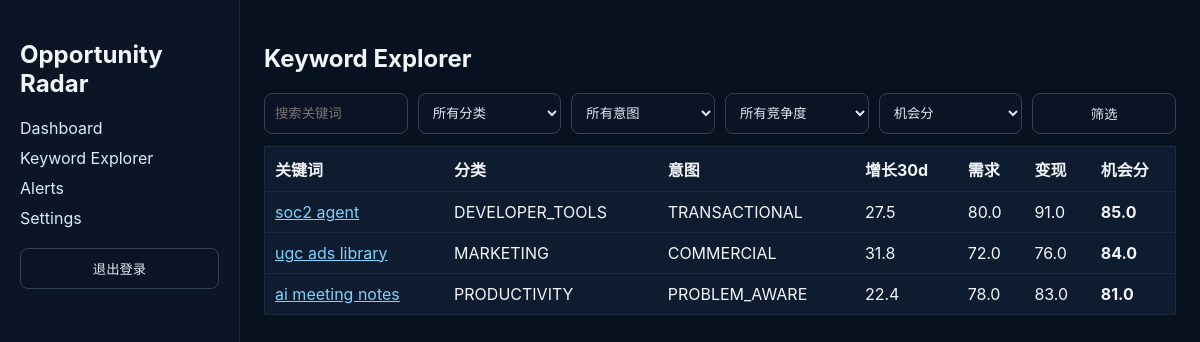
The app's page /keywords (signed in) with its own data.
### tables this page shows
CREATE TABLE keywords (
  id INTEGER PRIMARY KEY AUTOINCREMENT,
  slug TEXT NOT NULL UNIQUE,
  canonical_keyword TEXT NOT NULL UNIQUE,
  category TEXT NOT NULL,
  intent TEXT NOT NULL,
  trend_type TEXT NOT NULL,
  competition_level TEXT NOT NULL,
  product_type TEXT NOT NULL,
  region TEXT NOT NULL,
  language TEXT NOT NULL,
  description TEXT NOT NULL,
  trend_score REAL NOT NULL,
  demand_score REAL NOT NULL,
  competition_score REAL NOT NULL,
  monetization_score REAL NOT NULL,
  opportunity_score REAL NOT NULL,
  growth_30d REAL NOT NULL,
  growth_90d REAL NOT NULL,
  search_volume_estimate INTEGER NOT NULL,
  validation_count INTEGER NOT NULL,
  source_count INTEGER NOT NULL,
  long_tail_count INTEGER NOT NULL,
  cluster_id INTEGER NOT NULL,
  FOREIGN KEY(cluster_id) REFERENCES keyword_clusters(id)
);

### app.py (the view)
@app.route("/keywords")
@login_required
def keywords():
    db = get_db()
    search = request.args.get("search", "").strip().lower()
    category = request.args.get("category", "ALL")
    intent = request.args.get("intent", "ALL")
    competition = request.args.get("competition", "ALL")
    sort = request.args.get("sort", "opportunity")
    where = ["1=1"]
    params: list[object] = []
    if search:
        where.append("LOWER(canonical_keyword) LIKE ?")
        params.append(f"%{search}%")
    if category != "ALL":
        where.append("category=?")
        params.append(category)
    if intent != "ALL":
        where.append("intent=?")
        params.append(intent)
    if competition != "ALL":
        where.append("competition_level=?")
        params.append(competition)
    order_map = {
        "opportunity": "opportunity_score DESC",
        "growth": "growth_30d DESC",
        "demand": "demand_score DESC",
        "monetization": "monetization_score DESC",
    }
    sql = f"SELECT * FROM keywords WHERE {' AND '.join(where)} ORDER BY {order_map.get(sort, order_map['opportunity'])}"
    rows = db.execute(sql, params).fetchall()
    categories = [r[0] for r in db.execute("SELECT DISTINCT category FROM keywords ORDER BY category")]
    intents = [r[0] for r in db.execute("SELECT DISTINCT intent FROM keywords ORDER BY intent")]
    return render_template("keywords.html", rows=rows, categories=categories, intents=intents, selected={"search": search, "category": category, "intent": intent, "competition": competition, "sort": sort})

### app.py (called while the page is built)
def get_db() -> sqlite3.Connection:
    if "db" not in g:
        g.db = sqlite3.connect(DB_PATH)
        g.db.row_factory = sqlite3.Row
    return g.db

def login_required(view):
    @wraps(view)
    def wrapped(**kwargs):
        if not session.get("user_id"):
            return redirect(url_for("login"))
        return view(**kwargs)
    return wrapped

### templates/keywords.html (shortened to what this page needs)
{% extends 'base.html' %}
{% block content %}
<h2>Keyword Explorer</h2>
<form class="filters" method="get">
  <input name="search" placeholder="搜索关键词" value="{{ selected.search }}" />
  <select name="category">
    <option value="ALL">所有分类</option>
  </select>
  <select name="intent">
    <option value="ALL">所有意图</option>
  </select>
  <select name="competition">
    <option value="ALL">所有竞争度</option>
  </select>
  <select name="sort">
    <option value="opportunity" {% if selected.sort=='opportunity' %}selected{% endif %}>机会分</option>
  </select>
  <button type="submit">筛选</button>
</form>
<table>
  <thead><tr><th>关键词</th><th>分类</th><th>意图</th><th>增长30d</th><th>需求</th><th>变现</th><th>机会分</th></tr></thead>
  <tbody>
    {% for row in rows %}
    <tr>
      <td><a href="{{ url_for('keyword_detail', slug=row.slug) }}">{{ row.canonical_keyword }}</a></td>
      <td>{{ row.category }}</td>
      <td>{{ row.intent }}</td>
      <td>{{ row.growth_30d }}</td>
      <td>{{ row.demand_score }}</td>
      <td>{{ row.monetization_score }}</td>
      <td><strong>{{ row.opportunity_score }}</strong></td>
    </tr>
    {% endfor %}
  </tbody>
</table>
{% endblock %}

### templates/base.html (shortened to what this page needs)
<!doctype html>
<html lang="zh-CN">
<head>
  <link rel="stylesheet" href="{{ url_for('static', filename='style.css') }}" />
</head>
<body>
  <div class="app">
    <aside class="sidebar">
      <h1>Opportunity Radar</h1>
      <nav>
        <a href="{{ url_for('dashboard') }}">Dashboard</a>
        <a href="{{ url_for('keywords') }}">Keyword Explorer</a>
        <a href="{{ url_for('alerts') }}">Alerts</a>
        <a href="{{ url_for('settings') }}">Settings</a>
      </nav>
      {% if session.get('user_id') %}
      <form method="post" action="{{ url_for('logout') }}">
        <button type="submit">退出登录</button>
      </form>
      {% endif %}
    </aside>
    <main class="content">
      {% block content %}{% endblock %}
    </main>
  </div>
</body>
</html>

### static/style.css (style rules this page uses)
:root { color-scheme: dark; }
body { margin: 0; font-family: Inter, system-ui, Arial, sans-serif; background: #08111f; color: #f1f5f9; }
.app { display: grid; grid-template-columns: 240px 1fr; min-height: 100vh; }
.sidebar { padding: 20px; border-right: 1px solid #1e293b; background: #0b1525; }
.sidebar nav { display: grid; gap: 10px; margin: 20px 0; }
.sidebar a { color: #dbeafe; text-decoration: none; }
.sidebar button { width: 100%; padding: 10px; }
.content { padding: 24px; }
.filters { display: grid; gap: 10px; grid-template-columns: repeat(6, minmax(120px,1fr)); margin-bottom: 12px; }
input, select, button { background: #0b1324; color: #e2e8f0; border: 1px solid #334155; border-radius: 8px; padding: 10px; }
table { width: 100%; border-collapse: collapse; background: #0f1b2f; border: 1px solid #1e293b; }
th, td { border-bottom: 1px solid #1e293b; padding: 10px; text-align: left; }
a { color: #7dd3fc; }

### records on screen
keywords: canonical_keyword "soc2 agent", category "DEVELOPER_TOOLS", intent "TRANSACTIONAL", growth_30d "27.5", demand_score "80.0", monetization_score "91.0", opportunity_score "85.0"
keywords: canonical_keyword "ugc ads library", category "MARKETING", intent "COMMERCIAL", growth_30d "31.8", demand_score "72.0", monetization_score "76.0", opportunity_score "84.0"
keywords: canonical_keyword "ai meeting notes", category "PRODUCTIVITY", intent "PROBLEM_AWARE", growth_30d "22.4", demand_score "78.0", monetization_score "83.0", opportunity_score "81.0"
